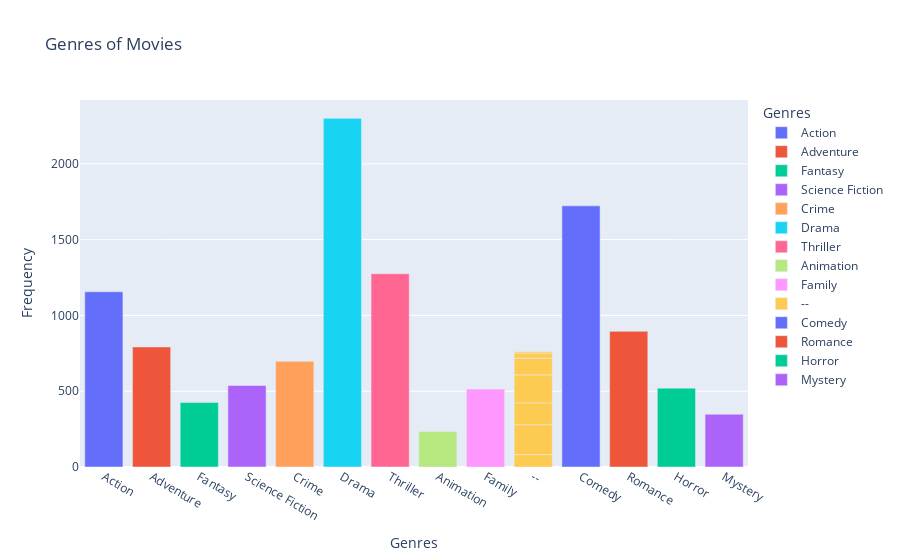

The code cell stored with this chart in its notebook:
### Markdown cell above
## Q4: Use bar chart draws the relationship between genres of movies and Frequency.
![p1.png](attachment:p1.png)

### Code cell
px.bar(Genres,
      x = "Genres", 
      y = "Frequency",
      color = "Genres",
      title = "Genres of Movies")

### Figure 1 — Plotly figure (JSON) as saved in the notebook; plotly's stock layout.template omitted (floating-point values rounded to 4 significant figures)
{"data": [{"alignmentgroup": "True", "hovertemplate": "Genres=%{x}<br>Frequency=%{y}<extra></extra>", "legendgroup": "Action", "marker": {"color": "#636efa", "pattern": {"shape": ""}}, "name": "Action", "offsetgroup": "Action", "orientation": "v", "showlegend": true, "textposition": "auto", "type": "bar", "x": ["Action"], "xaxis": "x", "y": [1156], "yaxis": "y"}, {"alignmentgroup": "True", "hovertemplate": "Genres=%{x}<br>Frequency=%{y}<extra></extra>", "legendgroup": "Adventure", "marker": {"color": "#EF553B", "pattern": {"shape": ""}}, "name": "Adventure", "offsetgroup": "Adventure", "orientation": "v", "showlegend": true, "textposition": "auto", "type": "bar", "x": ["Adventure"], "xaxis": "x", "y": [792], "yaxis": "y"}, {"alignmentgroup": "True", "hovertemplate": "Genres=%{x}<br>Frequency=%{y}<extra></extra>", "legendgroup": "Fantasy", "marker": {"color": "#00cc96", "pattern": {"shape": ""}}, "name": "Fantasy", "offsetgroup": "Fantasy", "orientation": "v", "showlegend": true, "textposition": "auto", "type": "bar", "x": ["Fantasy"], "xaxis": "x", "y": [425], "yaxis": "y"}, {"alignmentgroup": "True", "hovertemplate": "Genres=%{x}<br>Frequency=%{y}<extra></extra>", "legendgroup": "Science Fiction", "marker": {"color": "#ab63fa", "pattern": {"shape": ""}}, "name": "Science Fiction", "offsetgroup": "Science Fiction", "orientation": "v", "showlegend": true, "textposition": "auto", "type": "bar", "x": ["Science Fiction"], "xaxis": "x", "y": [538], "yaxis": "y"}, {"alignmentgroup": "True", "hovertemplate": "Genres=%{x}<br>Frequency=%{y}<extra></extra>", "legendgroup": "Crime", "marker": {"color": "#FFA15A", "pattern": {"shape": ""}}, "name": "Crime", "offsetgroup": "Crime", "orientation": "v", "showlegend": true, "textposition": "auto", "type": "bar", "x": ["Crime"], "xaxis": "x", "y": [697], "yaxis": "y"}, {"alignmentgroup": "True", "hovertemplate": "Genres=%{x}<br>Frequency=%{y}<extra></extra>", "legendgroup": "Drama", "marker": {"color": "#19d3f3", "pattern": {"shape": ""}}, "name": "Drama", "offsetgroup": "Drama", "orientation": "v", "showlegend": true, "textposition": "auto", "type": "bar", "x": ["Drama"], "xaxis": "x", "y": [2300], "yaxis": "y"}, {"alignmentgroup": "True", "hovertemplate": "Genres=%{x}<br>Frequency=%{y}<extra></extra>", "legendgroup": "Thriller", "marker": {"color": "#FF6692", "pattern": {"shape": ""}}, "name": "Thriller", "offsetgroup": "Thriller", "orientation": "v", "showlegend": true, "textposition": "auto", "type": "bar", "x": ["Thriller"], "xaxis": "x", "y": [1275], "yaxis": "y"}, {"alignmentgroup": "True", "hovertemplate": "Genres=%{x}<br>Frequency=%{y}<extra></extra>", "legendgroup": "Animation", "marker": {"color": "#B6E880", "pattern": {"shape": ""}}, "name": "Animation", "offsetgroup": "Animation", "orientation": "v", "showlegend": true, "textposition": "auto", "type": "bar", "x": ["Animation"], "xaxis": "x", "y": [234], "yaxis": "y"}, {"alignmentgroup": "True", "hovertemplate": "Genres=%{x}<br>Frequency=%{y}<extra></extra>", "legendgroup": "Family", "marker": {"color": "#FF97FF", "pattern": {"shape": ""}}, "name": "Family", "offsetgroup": "Family", "orientation": "v", "showlegend": true, "textposition": "auto", "type": "bar", "x": ["Family"], "xaxis": "x", "y": [514], "yaxis": "y"}, {"alignmentgroup": "True", "hovertemplate": "Genres=%{x}<br>Frequency=%{y}<extra></extra>", "legendgroup": "--", "marker": {"color": "#FECB52", "pattern": {"shape": ""}}, "name": "--", "offsetgroup": "--", "orientation": "v", "showlegend": true, "textposition": "auto", "type": "bar", "x": ["--", "--", "--", "--", "--", "--", "--"], "xaxis": "x", "y": [82, 197, 144, 185, 110, 34, 8], "yaxis": "y"}, {"alignmentgroup": "True", "hovertemplate": "Genres=%{x}<br>Frequency=%{y}<extra></extra>", "legendgroup": "Comedy", "marker": {"color": "#636efa", "pattern": {"shape": ""}}, "name": "Comedy", "offsetgroup": "Comedy", "orientation": "v", "showlegend": true, "textposition": "auto", "type": "bar", "x": ["Comedy"], "xaxis": "x", "y": [1723], "yaxis": "y"}, {"alignmentgroup": "True", "hovertemplate": "Genres=%{x}<br>Frequency=%{y}<extra></extra>", "legendgroup": "Romance", "marker": {"color": "#EF553B", "pattern": {"shape": ""}}, "name": "Romance", "offsetgroup": "Romance", "orientation": "v", "showlegend": true, "textposition": "auto", "type": "bar", "x": ["Romance"], "xaxis": "x", "y": [895], "yaxis": "y"}, {"alignmentgroup": "True", "hovertemplate": "Genres=%{x}<br>Frequency=%{y}<extra></extra>", "legendgroup": "Horror", "marker": {"color": "#00cc96", "pattern": {"shape": ""}}, "name": "Horror", "offsetgroup": "Horror", "orientation": "v", "showlegend": true, "textposition": "auto", "type": "bar", "x": ["Horror"], "xaxis": "x", "y": [520], "yaxis": "y"}, {"alignmentgroup": "True", "hovertemplate": "Genres=%{x}<br>Frequency=%{y}<extra></extra>", "legendgroup": "Mystery", "marker": {"color": "#ab63fa", "pattern": {"shape": ""}}, "name": "Mystery", "offsetgroup": "Mystery", "orientation": "v", "showlegend": true, "textposition": "auto", "type": "bar", "x": ["Mystery"], "xaxis": "x", "y": [348], "yaxis": "y"}], "layout": {"barmode": "relative", "legend": {"title": {"text": "Genres"}, "tracegroupgap": 0}, "title": {"text": "Genres of Movies"}, "xaxis": {"anchor": "y", "categoryarray": ["Action", "Adventure", "Fantasy", "Science Fiction", "Crime", "Drama", "Thriller", "Animation", "Family", "--", "Comedy", "Romance", "Horror", "Mystery"], "categoryorder": "array", "domain": [0, 1], "title": {"text": "Genres"}}, "yaxis": {"anchor": "x", "domain": [0, 1], "title": {"text": "Frequency"}}}}
